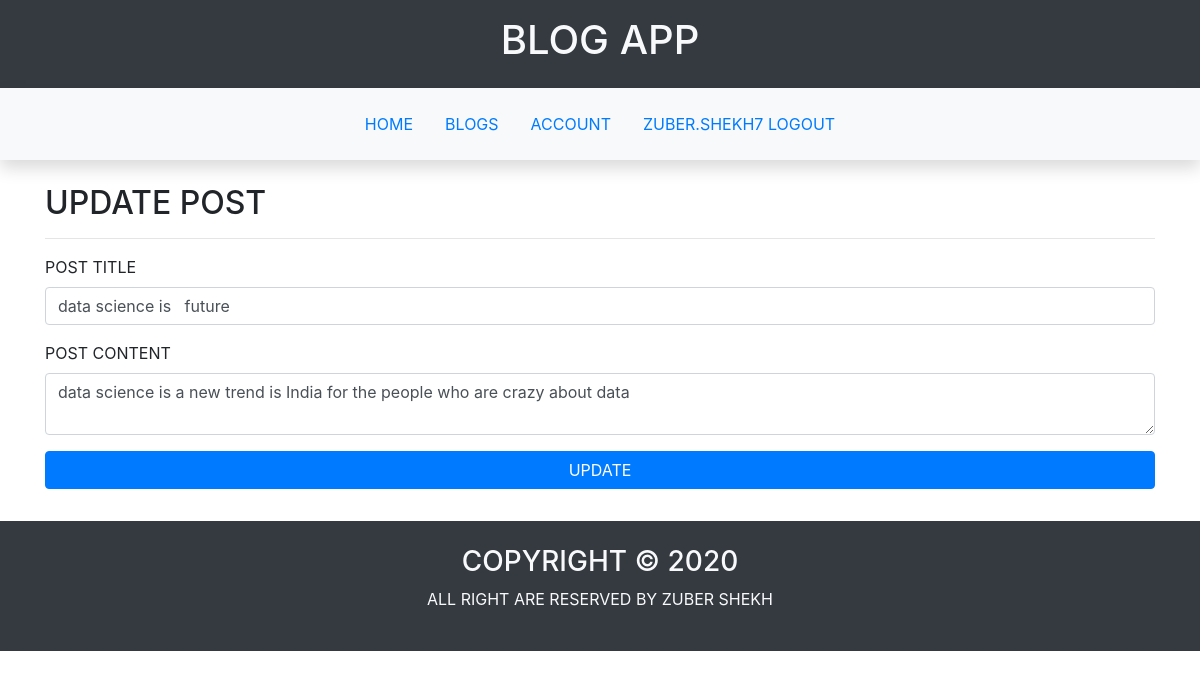
Screenshot of /post/update/5 (signed in) with the database file from the repository.
### blogapp/user/models.py (models this page shows, shortened)
class UserModel(db.Model,UserMixin):
    __tablename__='user'
    id=db.Column(db.Integer,primary_key=True)
    username=db.Column(db.String(20),unique=True,nullable=False)
    email=db.Column(db.String(20),unique=True,nullable=False)
    password=db.Column(db.String(256),nullable=False)
    first_name=db.Column(db.String(20),nullable=False)
    last_name=db.Column(db.String(20),nullable=False)
    dob=db.Column(db.DateTime,nullable=False)
    gender=db.Column(db.String,nullable=False)
    mobile_no=db.Column(db.String(10),unique=True,nullable=False)
    profile_pic=db.Column(db.String,default='default_profile.jpg')
    blogs=db.relationship('BlogModel',backref='creator',lazy=True)

### blogapp/post/models.py (models this page shows, shortened)
class PostModel(db.Model):
    __tablename__='post'
    id=db.Column(db.Integer,primary_key=True)
    title=db.Column(db.String(50),nullable=False)
    content=db.Column(db.Text,nullable=False)
    created_on=db.Column(db.DateTime,default=datetime.now)
    blog_id=db.Column(db.Integer,db.ForeignKey('blog.id'))

### blogapp/post/views.py (the view)
@post.route('/update/<int:id>',methods=['GET','POST'])
@login_required
def update_post(id):
    post=PostModel.query.get_or_404(id)
    form=AddPostForm()
    if request.method=='GET':
        form.title.data=post.title
        form.content.data=post.content
        form.submit.label.text='update'
    if form.validate_on_submit():
        post.title=form.title.data
        post.content=form.content.data
        db.session.commit()
        flash('post updated successfully!','success')
        return redirect(url_for('post.view_post',id=id))
    return render_template('post/create_post.html',form=form,form_title='update post')

### blogapp/post/forms.py
class AddPostForm(FlaskForm):
    title=StringField('post title',validators=[DataRequired()])
    content=TextAreaField('post content',validators=[DataRequired(),Length(min=20,max=200)])
    submit=SubmitField('create')

### blogapp/user/models.py (called while the page is built)
@login_manager.user_loader
def load_user(id):
    return UserModel.query.get(int(id))

### blogapp/templates/post/create_post.html (shortened to what this page needs)
{%extends 'main/base.html'%}
{%block main%}
<section class="container text-uppercase">
    <div class="row">
        <div class="col">
            <h2>{{form_title}}</h2>
            <hr>
            <form action="" method="POST">
                <div class="form-group">
                    {{form.title.label(class='form-label')}}
                    {{form.title(class='form-control')}}
                </div>
                <div class="form-group">
                    {{form.content.label(class='form-label')}}
                    {{form.content(class='form-control')}}
                </div>
                <div class="form-group">
                    {{form.submit(class='btn btn-primary btn-block text-uppercase')}}
                </div>
            </form>
        </div>
    </div>
</section>
{%endblock%}

### blogapp/templates/main/base.html (shortened to what this page needs)
<!DOCTYPE html>
<html lang="en">
<head>
    <link rel="stylesheet" href="https://stackpath.bootstrapcdn.com/bootstrap/4.4.1/css/bootstrap.min.css">
</head>
<body>
    <header>
        <section class="container-fluid  text-center text-uppercase bg-dark text-light p-3">
            <h1>blog app</h1>
        </section>
    </header>
    <nav class="position-sticky mb-4 p-3 shadow fixed-top bg-light">
        <ul class="nav justify-content-center text-uppercase">
            <li class="nav-item"><a class="nav-link" href="{{url_for('main.index')}}">home</a></li>
            <li class="nav-item"><a class="nav-link" href="{{url_for('blog.blogs')}}">blogs</a></li>
            {%if current_user.is_authenticated %}
                <li class="nav-item"><a class="nav-link" href="{{url_for('user.home')}}">account</a></li>
                <li class="nav-item"><a class="nav-link" href="{{url_for('user.logout')}}">{{current_user.username}} logout</a></li>
            {%else%}
                <li class="nav-item"><a class="nav-link" href="{{url_for('user.signup')}}">signup</a></li>
                <li class="nav-item"><a class="nav-link" href="{{url_for('user.login')}}">login</a></li>
            {%endif%}
        </ul>
    </nav>
    <main>
        {%block main%}
        {%endblock%}
    </main>
    <footer class="mt-3">
        <section class="bg-dark text-center text-uppercase p-4 text-light">
            <h3>copyright &copy; 2020</h3>
            <p>all right are reserved by zuber shekh</p>
        </section>
    </footer>
</body>
</html>

### rows the page displays
UserModel: username "ZUBER.SHEKH7"
PostModel: title "data science is future", content "data science is a new trend is India for the people who are crazy about data"
